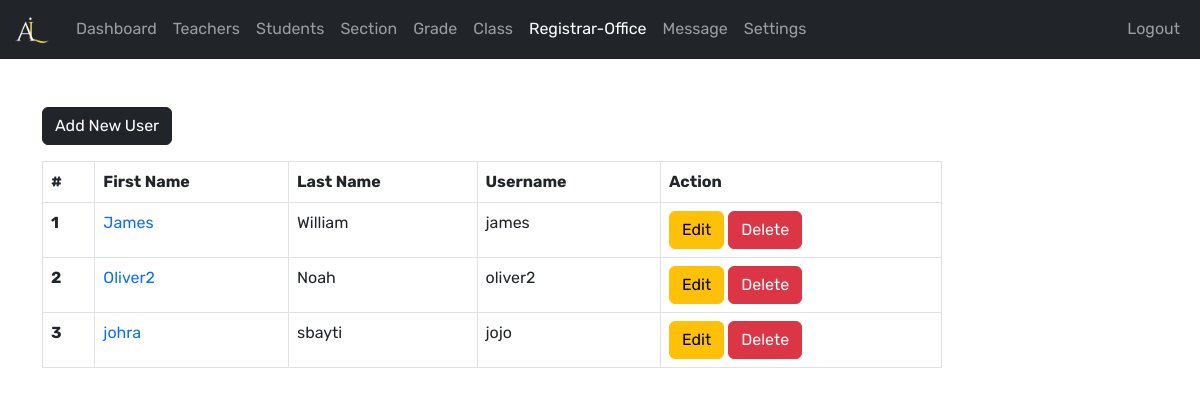
The app's page /admin/registrar-office.php (signed in) with its own data.
### tables this page shows
CREATE TABLE IF NOT EXISTS `registrar_office` (
  `r_user_id` int(11) NOT NULL AUTO_INCREMENT,
  `username` varchar(127) NOT NULL,
  `password` varchar(255) NOT NULL,
  `fname` varchar(31) NOT NULL,
  `lname` varchar(31) NOT NULL,
  `address` varchar(31) NOT NULL,
  `date_of_birth` date NOT NULL,
  `phone_number` varchar(31) NOT NULL,
  `qualification` varchar(31) NOT NULL,
  `gender` varchar(7) NOT NULL,
  `email_address` varchar(255) NOT NULL,
  `date_of_joined` datetime NOT NULL DEFAULT current_timestamp(),
  PRIMARY KEY (`r_user_id`)
);

### admin/data/registrar_office.php (called while the page is built, shortened)
<?php
function getAllR_users($conn){
   $sql = "SELECT * FROM registrar_office";
   $stmt = $conn->prepare($sql);
   $stmt->execute();
   if ($stmt->rowCount() >= 1) {
     $teachers = $stmt->fetchAll();
     return $teachers;
   }else {
   	return 0;
   }
}

### admin/registrar-office.php (the view, shortened to what this page needs)
<?php
if (isset($_SESSION['admin_id']) &&
    isset($_SESSION['role'])) {
    if ($_SESSION['role'] == 'Admin') {
        include "../db_connect.php";
       include "data/registrar_office.php";
       $r_users = getAllR_users($conn);
 ?>
<!DOCTYPE html>
<html lang="en">
<head>
	<link rel="stylesheet" href="https://cdn.jsdelivr.net/npm/bootstrap@5.2.0/dist/css/bootstrap.min.css">
	<link rel="stylesheet" href="../css/style.css">
  <link rel="stylesheet" href="https://cdnjs.cloudflare.com/ajax/libs/font-awesome/4.7.0/css/font-awesome.min.css">
</head>
<body>
    <?php
        include "inc/navbar.php";
        if ($r_users != 0) {
     ?>
     <div class="container mt-5">
        <a href="registrar-office-add.php"
           class="btn btn-dark">Add New User</a>
           <div class="table-responsive">
              <table class="table table-bordered mt-3 n-table">
                <thead>
                  <tr>
                    <th scope="col">#</th>
                    <th scope="col">First Name</th>
                    <th scope="col">Last Name</th>
                    <th scope="col">Username</th>
                    <th scope="col">Action</th>
                  </tr>
                </thead>
                <tbody>
                  <?php $i = 0; foreach ($r_users as $r_user ) {
                    $i++;  ?>
                  <tr>
                    <th scope="row"><?=$i?></th>
                    <td><a href="registrar-office-view.php?r_user_id=<?=$r_user['r_user_id']?>">
                         <?=$r_user['fname']?></a></td>
                    <td><?=$r_user['lname']?></td>
                    <td><?=$r_user['username']?></td>
                    <td>
                        <a href="registrar-office-edit.php?r_user_id=<?=$r_user['r_user_id']?>"
                           class="btn btn-warning">Edit</a>
                        <a href="registrar-office-delete.php?r_user_id=<?=$r_user['r_user_id']?>"
                           class="btn btn-danger">Delete</a>
                    </td>
                  </tr>
                <?php } ?>
                </tbody>
              </table>
           </div>
         <?php } ?>
     </div>
</body>
</html>
<?php
  }else {
    header("Location: ../login.php");
    exit;
  }
}else {
	header("Location: ../login.php");
	exit;
}
?>

### css/style.css (style rules this page uses)
:root { --primary: #130d2c; --light: #fff; --warning: #96405b; }
* { margin: 0; padding: 0; }
body { font-family: 'Rubik', sans-serif; }
a { text-decoration: none !important; }
.n-table { max-width: 900px; }

### records on screen
registrar_office: fname "James", lname "William", username "james"
registrar_office: fname "Oliver2", lname "Noah", username "oliver2"
registrar_office: fname "johra", lname "sbayti", username "jojo"
